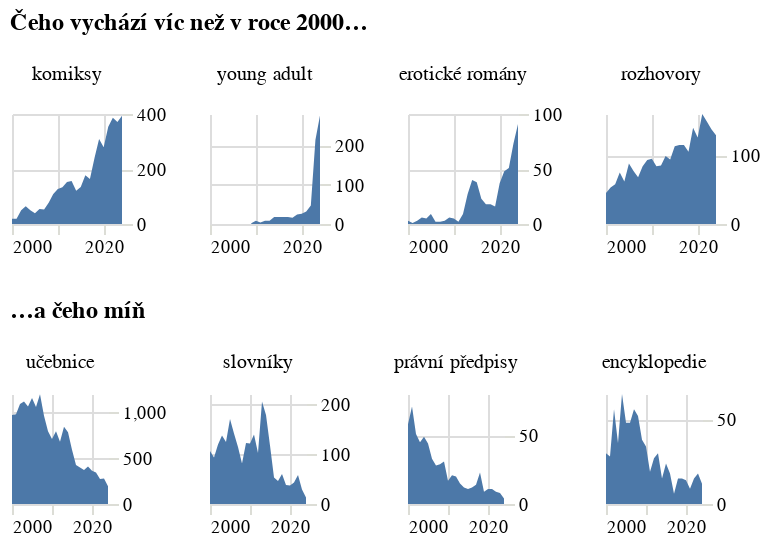

Notebook cell for this chart:
### Code cell
top_graf = alt.Chart(
    alt_friendly(top_data),title="Čeho vychází víc než v roce 2000…", width=55, height=55
).mark_area().encode(
    alt.X("rok:T", title=None),
    alt.Y("pocet", title=None, axis=alt.Axis(orient='right', domainOpacity=0, tickColor='#DCDDD6'), ),
    alt.Column("zanr", title=None, sort=top,
           header=alt.Header(labelFont='Asap'))
).resolve_axis(y="independent",x="independent").resolve_scale(y="independent")

flop_graf = alt.Chart(
    alt_friendly(flop_data),title="…a čeho míň", width=48, height=55
).mark_area().encode(
    alt.X("rok:T", title=None),
    alt.Y("pocet", title=None, axis=alt.Axis(orient='right', domainOpacity=0, tickColor='#DCDDD6')),
    alt.Column("zanr", title=None,
           header=alt.Header(labelFont='Asap'), sort=flop)
).resolve_axis(y="independent",x="independent").resolve_scale(y="independent")

rozdily_21_stoleti = alt.vconcat(top_graf, flop_graf).configure_view(stroke='transparent')
rozdily_21_stoleti

### Figure 1 — Vega-Lite specification as saved in the notebook (floating-point values rounded to 4 significant figures)
{"config": {"title": {"font": "Noticia Text", "fontSize": 12, "anchor": "start", "lineHeight": 19, "fontWeight": "bolder", "subtitleFont": "Noticia Text", "subtitleFontSize": 10, "subtitleLineHeight": 15, "subtitlePadding": 10, "dy": -10}, "axis": {"labelFont": "Asap", "titleFont": "Asap", "fontWeight": "lighter", "titleFontWeight": "lighter", "labelFontSize": 9, "titleFontSize": 9, "labelPadding": 2, "titlePadding": 9, "domainOpacity": 0, "tickColor": "#DCDDD6"}, "legend": {"labelFont": "Asap", "labelFontWeight": "normal", "titleFont": "Asap", "titleFontWeight": "normal", "labelFontSize": 9, "titleFontSize": 9}, "view": {"stroke": "transparent"}}, "vconcat": [{"data": {"name": "data-7a8348336fa4e022ab41499ccd9f8475"}, "mark": {"type": "area"}, "encoding": {"column": {"field": "zanr", "header": {"labelFont": "Asap"}, "sort": ["komiksy", "young adult", "erotické romány", "rozhovory"], "title": null, "type": "nominal"}, "x": {"field": "rok", "title": null, "type": "temporal"}, "y": {"axis": {"domainOpacity": 0, "orient": "right", "tickColor": "#DCDDD6"}, "field": "pocet", "title": null, "type": "quantitative"}}, "height": 55, "resolve": {"axis": {"x": "independent", "y": "independent"}, "scale": {"y": "independent"}}, "title": "Čeho vychází víc než v roce 2000…", "width": 55}, {"data": {"name": "data-de27cd140f80687b7c6e950256445ee1"}, "mark": {"type": "area"}, "encoding": {"column": {"field": "zanr", "header": {"labelFont": "Asap"}, "sort": ["učebnice", "slovníky", "právní předpisy", "encyklopedie"], "title": null, "type": "nominal"}, "x": {"field": "rok", "title": null, "type": "temporal"}, "y": {"axis": {"domainOpacity": 0, "orient": "right", "tickColor": "#DCDDD6"}, "field": "pocet", "title": null, "type": "quantitative"}}, "height": 55, "resolve": {"axis": {"x": "independent", "y": "independent"}, "scale": {"y": "independent"}}, "title": "…a čeho míň", "width": 48}], "$schema": "https://vega.github.io/schema/vega-lite/v5.8.0.json", "datasets": {"data-7a8348336fa4e022ab41499ccd9f8475": [{"pocet": 19.0, "rok": "2000-01-01T00:00:00", "len_right": 7629, "podil": 0.00249, "zanr": "komiksy"}, {"pocet": 19.0, "rok": "2001-01-01T00:00:00", "len_right": 7757, "podil": 0.002449, "zanr": "komiksy"}, {"pocet": 50.0, "rok": "2002-01-01T00:00:00", "len_right": 7776, "podil": 0.00643, "zanr": "komiksy"}, {"pocet": 65.0, "rok": "2003-01-01T00:00:00", "len_right": 8038, "podil": 0.008087, "zanr": "komiksy"}, {"pocet": 50.0, "rok": "2004-01-01T00:00:00", "len_right": 8477, "podil": 0.005898, "zanr": "komiksy"}, {"pocet": 39.0, "rok": "2005-01-01T00:00:00", "len_right": 8791, "podil": 0.004436, "zanr": "komiksy"}, {"pocet": 55.0, "rok": "2006-01-01T00:00:00", "len_right": 9212, "podil": 0.00597, "zanr": "komiksy"}, {"pocet": 53.0, "rok": "2007-01-01T00:00:00", "len_right": 9446, "podil": 0.005611, "zanr": "komiksy"}, {"pocet": 77.0, "rok": "2008-01-01T00:00:00", "len_right": 9643, "podil": 0.007985, "zanr": "komiksy"}, {"pocet": 109.0, "rok": "2009-01-01T00:00:00", "len_right": 9230, "podil": 0.01181, "zanr": "komiksy"}, {"pocet": 127.0, "rok": "2010-01-01T00:00:00", "len_right": 9538, "podil": 0.01332, "zanr": "komiksy"}, {"pocet": 134.0, "rok": "2011-01-01T00:00:00", "len_right": 9652, "podil": 0.01388, "zanr": "komiksy"}, {"pocet": 153.0, "rok": "2012-01-01T00:00:00", "len_right": 9345, "podil": 0.01637, "zanr": "komiksy"}, {"pocet": 156.0, "rok": "2013-01-01T00:00:00", "len_right": 9541, "podil": 0.01635, "zanr": "komiksy"}, {"pocet": 121.0, "rok": "2014-01-01T00:00:00", "len_right": 9587, "podil": 0.01262, "zanr": "komiksy"}, {"pocet": 135.0, "rok": "2015-01-01T00:00:00", "len_right": 9866, "podil": 0.01368, "zanr": "komiksy"}, {"pocet": 177.0, "rok": "2016-01-01T00:00:00", "len_right": 9386, "podil": 0.01886, "zanr": "komiksy"}, {"pocet": 164.0, "rok": "2017-01-01T00:00:00", "len_right": 9388, "podil": 0.01747, "zanr": "komiksy"}, {"pocet": 240.0, "rok": "2018-01-01T00:00:00", "len_right": 9637, "podil": 0.0249, "zanr": "komiksy"}, {"pocet": 309.0, "rok": "2019-01-01T00:00:00", "len_right": 9326, "podil": 0.03313, "zanr": "komiksy"}, {"pocet": 279.0, "rok": "2020-01-01T00:00:00", "len_right": 8845, "podil": 0.03154, "zanr": "komiksy"}, {"pocet": 354.0, "rok": "2021-01-01T00:00:00", "len_right": 8856, "podil": 0.03997, "zanr": "komiksy"}, {"pocet": 386.0, "rok": "2022-01-01T00:00:00", "len_right": 8682, "podil": 0.04446, "zanr": "komiksy"}, {"pocet": 371.0, "rok": "2023-01-01T00:00:00", "len_right": 8054, "podil": 0.04606, "zanr": "komiksy"}, {"pocet": 394.0, "rok": "2024-01-01T00:00:00", "len_right": 7306, "podil": 0.05393, "zanr": "komiksy"}, {"pocet": null, "rok": "2000-01-01T00:00:00", "len_right": 7629, "podil": null, "zanr": "young adult"}, {"pocet": null, "rok": "2001-01-01T00:00:00", "len_right": 7757, "podil": null, "zanr": "young adult"}, {"pocet": null, "rok": "2002-01-01T00:00:00", "len_right": 7776, "podil": null, "zanr": "young adult"}, {"pocet": null, "rok": "2003-01-01T00:00:00", "len_right": 8038, "podil": null, "zanr": "young adult"}, {"pocet": null, "rok": "2004-01-01T00:00:00", "len_right": 8477, "podil": null, "zanr": "young adult"}, {"pocet": null, "rok": "2005-01-01T00:00:00", "len_right": 8791, "podil": null, "zanr": "young adult"}, {"pocet": null, "rok": "2006-01-01T00:00:00", "len_right": 9212, "podil": null, "zanr": "young adult"}, {"pocet": null, "rok": "2007-01-01T00:00:00", "len_right": 9446, "podil": null, "zanr": "young adult"}, {"pocet": null, "rok": "2008-01-01T00:00:00", "len_right": 9643, "podil": null, "zanr": "young adult"}, {"pocet": 2.0, "rok": "2009-01-01T00:00:00", "len_right": 9230, "podil": 0.0002167, "zanr": "young adult"}, {"pocet": 8.0, "rok": "2010-01-01T00:00:00", "len_right": 9538, "podil": 0.0008388, "zanr": "young adult"}, {"pocet": 4.0, "rok": "2011-01-01T00:00:00", "len_right": 9652, "podil": 0.0004144, "zanr": "young adult"}, {"pocet": 8.0, "rok": "2012-01-01T00:00:00", "len_right": 9345, "podil": 0.0008561, "zanr": "young adult"}, {"pocet": 8.0, "rok": "2013-01-01T00:00:00", "len_right": 9541, "podil": 0.0008385, "zanr": "young adult"}, {"pocet": 18.0, "rok": "2014-01-01T00:00:00", "len_right": 9587, "podil": 0.001878, "zanr": "young adult"}, {"pocet": 18.0, "rok": "2015-01-01T00:00:00", "len_right": 9866, "podil": 0.001824, "zanr": "young adult"}, {"pocet": 18.0, "rok": "2016-01-01T00:00:00", "len_right": 9386, "podil": 0.001918, "zanr": "young adult"}, {"pocet": 18.0, "rok": "2017-01-01T00:00:00", "len_right": 9388, "podil": 0.001917, "zanr": "young adult"}, {"pocet": 16.0, "rok": "2018-01-01T00:00:00", "len_right": 9637, "podil": 0.00166, "zanr": "young adult"}, {"pocet": 24.0, "rok": "2019-01-01T00:00:00", "len_right": 9326, "podil": 0.002573, "zanr": "young adult"}, {"pocet": 26.0, "rok": "2020-01-01T00:00:00", "len_right": 8845, "podil": 0.00294, "zanr": "young adult"}, {"pocet": 32.0, "rok": "2021-01-01T00:00:00", "len_right": 8856, "podil": 0.003613, "zanr": "young adult"}, {"pocet": 47.0, "rok": "2022-01-01T00:00:00", "len_right": 8682, "podil": 0.005413, "zanr": "young adult"}, {"pocet": 214.0, "rok": "2023-01-01T00:00:00", "len_right": 8054, "podil": 0.02657, "zanr": "young adult"}, {"pocet": 276.0, "rok": "2024-01-01T00:00:00", "len_right": 7306, "podil": 0.03778, "zanr": "young adult"}, {"pocet": 3.0, "rok": "2000-01-01T00:00:00", "len_right": 7629, "podil": 0.0003932, "zanr": "erotické romány"}, {"pocet": 1.0, "rok": "2001-01-01T00:00:00", "len_right": 7757, "podil": 0.0001289, "zanr": "erotické romány"}, {"pocet": 3.0, "rok": "2002-01-01T00:00:00", "len_right": 7776, "podil": 0.0003858, "zanr": "erotické romány"}, {"pocet": 6.0, "rok": "2003-01-01T00:00:00", "len_right": 8038, "podil": 0.0007465, "zanr": "erotické romány"}, {"pocet": 5.0, "rok": "2004-01-01T00:00:00", "len_right": 8477, "podil": 0.0005898, "zanr": "erotické romány"}, {"pocet": 9.0, "rok": "2005-01-01T00:00:00", "len_right": 8791, "podil": 0.001024, "zanr": "erotické romány"}, {"pocet": 2.0, "rok": "2006-01-01T00:00:00", "len_right": 9212, "podil": 0.0002171, "zanr": "erotické romány"}, {"pocet": 2.0, "rok": "2007-01-01T00:00:00", "len_right": 9446, "podil": 0.0002117, "zanr": "erotické romány"}, {"pocet": 3.0, "rok": "2008-01-01T00:00:00", "len_right": 9643, "podil": 0.0003111, "zanr": "erotické romány"}, {"pocet": 6.0, "rok": "2009-01-01T00:00:00", "len_right": 9230, "podil": 0.0006501, "zanr": "erotické romány"}, {"pocet": 5.0, "rok": "2010-01-01T00:00:00", "len_right": 9538, "podil": 0.0005242, "zanr": "erotické romány"}, {"pocet": 2.0, "rok": "2011-01-01T00:00:00", "len_right": 9652, "podil": 0.0002072, "zanr": "erotické romány"}, {"pocet": 9.0, "rok": "2012-01-01T00:00:00", "len_right": 9345, "podil": 0.0009631, "zanr": "erotické romány"}, {"pocet": 27.0, "rok": "2013-01-01T00:00:00", "len_right": 9541, "podil": 0.00283, "zanr": "erotické romány"}, {"pocet": 40.0, "rok": "2014-01-01T00:00:00", "len_right": 9587, "podil": 0.004172, "zanr": "erotické romány"}, {"pocet": 38.0, "rok": "2015-01-01T00:00:00", "len_right": 9866, "podil": 0.003852, "zanr": "erotické romány"}, {"pocet": 23.0, "rok": "2016-01-01T00:00:00", "len_right": 9386, "podil": 0.00245, "zanr": "erotické romány"}, {"pocet": 18.0, "rok": "2017-01-01T00:00:00", "len_right": 9388, "podil": 0.001917, "zanr": "erotické romány"}, {"pocet": 18.0, "rok": "2018-01-01T00:00:00", "len_right": 9637, "podil": 0.001868, "zanr": "erotické romány"}, {"pocet": 16.0, "rok": "2019-01-01T00:00:00", "len_right": 9326, "podil": 0.001716, "zanr": "erotické romány"}, {"pocet": 37.0, "rok": "2020-01-01T00:00:00", "len_right": 8845, "podil": 0.004183, "zanr": "erotické romány"}, {"pocet": 48.0, "rok": "2021-01-01T00:00:00", "len_right": 8856, "podil": 0.00542, "zanr": "erotické romány"}, {"pocet": 51.0, "rok": "2022-01-01T00:00:00", "len_right": 8682, "podil": 0.005874, "zanr": "erotické romány"}, {"pocet": 73.0, "rok": "2023-01-01T00:00:00", "len_right": 8054, "podil": 0.009064, "zanr": "erotické romány"}, {"pocet": 91.0, "rok": "2024-01-01T00:00:00", "len_right": 7306, "podil": 0.01246, "zanr": "erotické romány"}, {"pocet": 45.0, "rok": "2000-01-01T00:00:00", "len_right": 7629, "podil": 0.005899, "zanr": "rozhovory"}, {"pocet": 53.0, "rok": "2001-01-01T00:00:00", "len_right": 7757, "podil": 0.006833, "zanr": "rozhovory"}, {"pocet": 58.0, "rok": "2002-01-01T00:00:00", "len_right": 7776, "podil": 0.007459, "zanr": "rozhovory"}, {"pocet": 75.0, "rok": "2003-01-01T00:00:00", "len_right": 8038, "podil": 0.009331, "zanr": "rozhovory"}, {"pocet": 62.0, "rok": "2004-01-01T00:00:00", "len_right": 8477, "podil": 0.007314, "zanr": "rozhovory"}, {"pocet": 88.0, "rok": "2005-01-01T00:00:00", "len_right": 8791, "podil": 0.01001, "zanr": "rozhovory"}, {"pocet": 77.0, "rok": "2006-01-01T00:00:00", "len_right": 9212, "podil": 0.008359, "zanr": "rozhovory"}, {"pocet": 68.0, "rok": "2007-01-01T00:00:00", "len_right": 9446, "podil": 0.007199, "zanr": "rozhovory"}, {"pocet": 84.0, "rok": "2008-01-01T00:00:00", "len_right": 9643, "podil": 0.008711, "zanr": "rozhovory"}, {"pocet": 93.0, "rok": "2009-01-01T00:00:00", "len_right": 9230, "podil": 0.01008, "zanr": "rozhovory"}, {"pocet": 95.0, "rok": "2010-01-01T00:00:00", "len_right": 9538, "podil": 0.00996, "zanr": "rozhovory"}, {"pocet": 84.0, "rok": "2011-01-01T00:00:00", "len_right": 9652, "podil": 0.008703, "zanr": "rozhovory"}, {"pocet": 85.0, "rok": "2012-01-01T00:00:00", "len_right": 9345, "podil": 0.009096, "zanr": "rozhovory"}, {"pocet": 99.0, "rok": "2013-01-01T00:00:00", "len_right": 9541, "podil": 0.01038, "zanr": "rozhovory"}, {"pocet": 94.0, "rok": "2014-01-01T00:00:00", "len_right": 9587, "podil": 0.009805, "zanr": "rozhovory"}, {"pocet": 113.0, "rok": "2015-01-01T00:00:00", "len_right": 9866, "podil": 0.01145, "zanr": "rozhovory"}, {"pocet": 115.0, "rok": "2016-01-01T00:00:00", "len_right": 9386, "podil": 0.01225, "zanr": "rozhovory"}, {"pocet": 115.0, "rok": "2017-01-01T00:00:00", "len_right": 9388, "podil": 0.01225, "zanr": "rozhovory"}, {"pocet": 105.0, "rok": "2018-01-01T00:00:00", "len_right": 9637, "podil": 0.0109, "zanr": "rozhovory"}, {"pocet": 140.0, "rok": "2019-01-01T00:00:00", "len_right": 9326, "podil": 0.01501, "zanr": "rozhovory"}, {"pocet": 126.0, "rok": "2020-01-01T00:00:00", "len_right": 8845, "podil": 0.01425, "zanr": "rozhovory"}, {"pocet": 160.0, "rok": "2021-01-01T00:00:00", "len_right": 8856, "podil": 0.01807, "zanr": "rozhovory"}, {"pocet": 149.0, "rok": "2022-01-01T00:00:00", "len_right": 8682, "podil": 0.01716, "zanr": "rozhovory"}, {"pocet": 138.0, "rok": "2023-01-01T00:00:00", "len_right": 8054, "podil": 0.01713, "zanr": "rozhovory"}, {"pocet": 129.0, "rok": "2024-01-01T00:00:00", "len_right": 7306, "podil": 0.01766, "zanr": "rozhovory"}], "data-de27cd140f80687b7c6e950256445ee1": [{"pocet": 971, "rok": "2000-01-01T00:00:00", "len_right": 7629, "podil": 0.1273, "zanr": "učebnice"}, {"pocet": 979, "rok": "2001-01-01T00:00:00", "len_right": 7757, "podil": 0.1262, "zanr": "učebnice"}, {"pocet": 1090, "rok": "2002-01-01T00:00:00", "len_right": 7776, "podil": 0.1402, "zanr": "učebnice"}, {"pocet": 1119, "rok": "2003-01-01T00:00:00", "len_right": 8038, "podil": 0.1392, "zanr": "učebnice"}, {"pocet": 1065, "rok": "2004-01-01T00:00:00", "len_right": 8477, "podil": 0.1256, "zanr": "učebnice"}, {"pocet": 1157, "rok": "2005-01-01T00:00:00", "len_right": 8791, "podil": 0.1316, "zanr": "učebnice"}, {"pocet": 1059, "rok": "2006-01-01T00:00:00", "len_right": 9212, "podil": 0.115, "zanr": "učebnice"}, {"pocet": 1198, "rok": "2007-01-01T00:00:00", "len_right": 9446, "podil": 0.1268, "zanr": "učebnice"}, {"pocet": 964, "rok": "2008-01-01T00:00:00", "len_right": 9643, "podil": 0.09997, "zanr": "učebnice"}, {"pocet": 793, "rok": "2009-01-01T00:00:00", "len_right": 9230, "podil": 0.08592, "zanr": "učebnice"}, {"pocet": 708, "rok": "2010-01-01T00:00:00", "len_right": 9538, "podil": 0.07423, "zanr": "učebnice"}, {"pocet": 795, "rok": "2011-01-01T00:00:00", "len_right": 9652, "podil": 0.08237, "zanr": "učebnice"}, {"pocet": 679, "rok": "2012-01-01T00:00:00", "len_right": 9345, "podil": 0.07266, "zanr": "učebnice"}, {"pocet": 842, "rok": "2013-01-01T00:00:00", "len_right": 9541, "podil": 0.08825, "zanr": "učebnice"}, {"pocet": 782, "rok": "2014-01-01T00:00:00", "len_right": 9587, "podil": 0.08157, "zanr": "učebnice"}, {"pocet": 591, "rok": "2015-01-01T00:00:00", "len_right": 9866, "podil": 0.0599, "zanr": "učebnice"}, {"pocet": 425, "rok": "2016-01-01T00:00:00", "len_right": 9386, "podil": 0.04528, "zanr": "učebnice"}, {"pocet": 399, "rok": "2017-01-01T00:00:00", "len_right": 9388, "podil": 0.0425, "zanr": "učebnice"}, {"pocet": 372, "rok": "2018-01-01T00:00:00", "len_right": 9637, "podil": 0.0386, "zanr": "učebnice"}, {"pocet": 410, "rok": "2019-01-01T00:00:00", "len_right": 9326, "podil": 0.04396, "zanr": "učebnice"}, {"pocet": 363, "rok": "2020-01-01T00:00:00", "len_right": 8845, "podil": 0.04104, "zanr": "učebnice"}, {"pocet": 344, "rok": "2021-01-01T00:00:00", "len_right": 8856, "podil": 0.03884, "zanr": "učebnice"}, {"pocet": 274, "rok": "2022-01-01T00:00:00", "len_right": 8682, "podil": 0.03156, "zanr": "učebnice"}, {"pocet": 279, "rok": "2023-01-01T00:00:00", "len_right": 8054, "podil": 0.03464, "zanr": "učebnice"}, {"pocet": 193, "rok": "2024-01-01T00:00:00", "len_right": 7306, "podil": 0.02642, "zanr": "učebnice"}, {"pocet": 106, "rok": "2000-01-01T00:00:00", "len_right": 7629, "podil": 0.01389, "zanr": "slovníky"}, {"pocet": 93, "rok": "2001-01-01T00:00:00", "len_right": 7757, "podil": 0.01199, "zanr": "slovníky"}, {"pocet": 119, "rok": "2002-01-01T00:00:00", "len_right": 7776, "podil": 0.0153, "zanr": "slovníky"}, {"pocet": 137, "rok": "2003-01-01T00:00:00", "len_right": 8038, "podil": 0.01704, "zanr": "slovníky"}, {"pocet": 124, "rok": "2004-01-01T00:00:00", "len_right": 8477, "podil": 0.01463, "zanr": "slovníky"}, {"pocet": 170, "rok": "2005-01-01T00:00:00", "len_right": 8791, "podil": 0.01934, "zanr": "slovníky"}, {"pocet": 141, "rok": "2006-01-01T00:00:00", "len_right": 9212, "podil": 0.01531, "zanr": "slovníky"}, {"pocet": 114, "rok": "2007-01-01T00:00:00", "len_right": 9446, "podil": 0.01207, "zanr": "slovníky"}, {"pocet": 81, "rok": "2008-01-01T00:00:00", "len_right": 9643, "podil": 0.0084, "zanr": "slovníky"}, {"pocet": 122, "rok": "2009-01-01T00:00:00", "len_right": 9230, "podil": 0.01322, "zanr": "slovníky"}, {"pocet": 121, "rok": "2010-01-01T00:00:00", "len_right": 9538, "podil": 0.01269, "zanr": "slovníky"}, {"pocet": 139, "rok": "2011-01-01T00:00:00", "len_right": 9652, "podil": 0.0144, "zanr": "slovníky"}, {"pocet": 102, "rok": "2012-01-01T00:00:00", "len_right": 9345, "podil": 0.01091, "zanr": "slovníky"}, {"pocet": 205, "rok": "2013-01-01T00:00:00", "len_right": 9541, "podil": 0.02149, "zanr": "slovníky"}, {"pocet": 178, "rok": "2014-01-01T00:00:00", "len_right": 9587, "podil": 0.01857, "zanr": "slovníky"}, {"pocet": 117, "rok": "2015-01-01T00:00:00", "len_right": 9866, "podil": 0.01186, "zanr": "slovníky"}, {"pocet": 53, "rok": "2016-01-01T00:00:00", "len_right": 9386, "podil": 0.005647, "zanr": "slovníky"}, {"pocet": 46, "rok": "2017-01-01T00:00:00", "len_right": 9388, "podil": 0.0049, "zanr": "slovníky"}, {"pocet": 60, "rok": "2018-01-01T00:00:00", "len_right": 9637, "podil": 0.006226, "zanr": "slovníky"}, {"pocet": 38, "rok": "2019-01-01T00:00:00", "len_right": 9326, "podil": 0.004075, "zanr": "slovníky"}, {"pocet": 37, "rok": "2020-01-01T00:00:00", "len_right": 8845, "podil": 0.004183, "zanr": "slovníky"}, {"pocet": 43, "rok": "2021-01-01T00:00:00", "len_right": 8856, "podil": 0.004855, "zanr": "slovníky"}, {"pocet": 58, "rok": "2022-01-01T00:00:00", "len_right": 8682, "podil": 0.00668, "zanr": "slovníky"}, {"pocet": 29, "rok": "2023-01-01T00:00:00", "len_right": 8054, "podil": 0.003601, "zanr": "slovníky"}, {"pocet": 13, "rok": "2024-01-01T00:00:00", "len_right": 7306, "podil": 0.001779, "zanr": "slovníky"}, {"pocet": 58, "rok": "2000-01-01T00:00:00", "len_right": 7629, "podil": 0.007603, "zanr": "právní předpisy"}, {"pocet": 71, "rok": "2001-01-01T00:00:00", "len_right": 7757, "podil": 0.009153, "zanr": "právní předpisy"}, {"pocet": 51, "rok": "2002-01-01T00:00:00", "len_right": 7776, "podil": 0.006559, "zanr": "právní předpisy"}, {"pocet": 45, "rok": "2003-01-01T00:00:00", "len_right": 8038, "podil": 0.005598, "zanr": "právní předpisy"}, {"pocet": 49, "rok": "2004-01-01T00:00:00", "len_right": 8477, "podil": 0.00578, "zanr": "právní předpisy"}, {"pocet": 44, "rok": "2005-01-01T00:00:00", "len_right": 8791, "podil": 0.005005, "zanr": "právní předpisy"}, {"pocet": 33, "rok": "2006-01-01T00:00:00", "len_right": 9212, "podil": 0.003582, "zanr": "právní předpisy"}, {"pocet": 28, "rok": "2007-01-01T00:00:00", "len_right": 9446, "podil": 0.002964, "zanr": "právní předpisy"}, {"pocet": 29, "rok": "2008-01-01T00:00:00", "len_right": 9643, "podil": 0.003007, "zanr": "právní předpisy"}, {"pocet": 31, "rok": "2009-01-01T00:00:00", "len_right": 9230, "podil": 0.003359, "zanr": "právní předpisy"}, {"pocet": 17, "rok": "2010-01-01T00:00:00", "len_right": 9538, "podil": 0.001782, "zanr": "právní předpisy"}, {"pocet": 21, "rok": "2011-01-01T00:00:00", "len_right": 9652, "podil": 0.002176, "zanr": "právní předpisy"}, {"pocet": 20, "rok": "2012-01-01T00:00:00", "len_right": 9345, "podil": 0.00214, "zanr": "právní předpisy"}, {"pocet": 15, "rok": "2013-01-01T00:00:00", "len_right": 9541, "podil": 0.001572, "zanr": "právní předpisy"}, {"pocet": 12, "rok": "2014-01-01T00:00:00", "len_right": 9587, "podil": 0.001252, "zanr": "právní předpisy"}, {"pocet": 11, "rok": "2015-01-01T00:00:00", "len_right": 9866, "podil": 0.001115, "zanr": "právní předpisy"}, {"pocet": 12, "rok": "2016-01-01T00:00:00", "len_right": 9386, "podil": 0.001278, "zanr": "právní předpisy"}, {"pocet": 14, "rok": "2017-01-01T00:00:00", "len_right": 9388, "podil": 0.001491, "zanr": "právní předpisy"}, {"pocet": 23, "rok": "2018-01-01T00:00:00", "len_right": 9637, "podil": 0.002387, "zanr": "právní předpisy"}, {"pocet": 9, "rok": "2019-01-01T00:00:00", "len_right": 9326, "podil": 0.000965, "zanr": "právní předpisy"}, {"pocet": 11, "rok": "2020-01-01T00:00:00", "len_right": 8845, "podil": 0.001244, "zanr": "právní předpisy"}, {"pocet": 11, "rok": "2021-01-01T00:00:00", "len_right": 8856, "podil": 0.001242, "zanr": "právní předpisy"}, {"pocet": 9, "rok": "2022-01-01T00:00:00", "len_right": 8682, "podil": 0.001037, "zanr": "právní předpisy"}, {"pocet": 8, "rok": "2023-01-01T00:00:00", "len_right": 8054, "podil": 0.0009933, "zanr": "právní předpisy"}, {"pocet": 4, "rok": "2024-01-01T00:00:00", "len_right": 7306, "podil": 0.0005475, "zanr": "právní předpisy"}, {"pocet": 30, "rok": "2000-01-01T00:00:00", "len_right": 7629, "podil": 0.003932, "zanr": "encyklopedie"}, {"pocet": 28, "rok": "2001-01-01T00:00:00", "len_right": 7757, "podil": 0.00361, "zanr": "encyklopedie"}, {"pocet": 56, "rok": "2002-01-01T00:00:00", "len_right": 7776, "podil": 0.007202, "zanr": "encyklopedie"}, {"pocet": 36, "rok": "2003-01-01T00:00:00", "len_right": 8038, "podil": 0.004479, "zanr": "encyklopedie"}, {"pocet": 65, "rok": "2004-01-01T00:00:00", "len_right": 8477, "podil": 0.007668, "zanr": "encyklopedie"}, {"pocet": 48, "rok": "2005-01-01T00:00:00", "len_right": 8791, "podil": 0.00546, "zanr": "encyklopedie"}, {"pocet": 48, "rok": "2006-01-01T00:00:00", "len_right": 9212, "podil": 0.005211, "zanr": "encyklopedie"}, {"pocet": 56, "rok": "2007-01-01T00:00:00", "len_right": 9446, "podil": 0.005928, "zanr": "encyklopedie"}, {"pocet": 52, "rok": "2008-01-01T00:00:00", "len_right": 9643, "podil": 0.005393, "zanr": "encyklopedie"}, {"pocet": 38, "rok": "2009-01-01T00:00:00", "len_right": 9230, "podil": 0.004117, "zanr": "encyklopedie"}, {"pocet": 34, "rok": "2010-01-01T00:00:00", "len_right": 9538, "podil": 0.003565, "zanr": "encyklopedie"}, {"pocet": 19, "rok": "2011-01-01T00:00:00", "len_right": 9652, "podil": 0.001969, "zanr": "encyklopedie"}, {"pocet": 27, "rok": "2012-01-01T00:00:00", "len_right": 9345, "podil": 0.002889, "zanr": "encyklopedie"}, {"pocet": 30, "rok": "2013-01-01T00:00:00", "len_right": 9541, "podil": 0.003144, "zanr": "encyklopedie"}, {"pocet": 15, "rok": "2014-01-01T00:00:00", "len_right": 9587, "podil": 0.001565, "zanr": "encyklopedie"}, {"pocet": 24, "rok": "2015-01-01T00:00:00", "len_right": 9866, "podil": 0.002433, "zanr": "encyklopedie"}, {"pocet": 18, "rok": "2016-01-01T00:00:00", "len_right": 9386, "podil": 0.001918, "zanr": "encyklopedie"}, {"pocet": 6, "rok": "2017-01-01T00:00:00", "len_right": 9388, "podil": 0.0006391, "zanr": "encyklopedie"}, {"pocet": 15, "rok": "2018-01-01T00:00:00", "len_right": 9637, "podil": 0.001557, "zanr": "encyklopedie"}, {"pocet": 15, "rok": "2019-01-01T00:00:00", "len_right": 9326, "podil": 0.001608, "zanr": "encyklopedie"}, {"pocet": 14, "rok": "2020-01-01T00:00:00", "len_right": 8845, "podil": 0.001583, "zanr": "encyklopedie"}, {"pocet": 9, "rok": "2021-01-01T00:00:00", "len_right": 8856, "podil": 0.001016, "zanr": "encyklopedie"}, {"pocet": 15, "rok": "2022-01-01T00:00:00", "len_right": 8682, "podil": 0.001728, "zanr": "encyklopedie"}, {"pocet": 18, "rok": "2023-01-01T00:00:00", "len_right": 8054, "podil": 0.002235, "zanr": "encyklopedie"}, {"pocet": 12, "rok": "2024-01-01T00:00:00", "len_right": 7306, "podil": 0.001642, "zanr": "encyklopedie"}]}}
